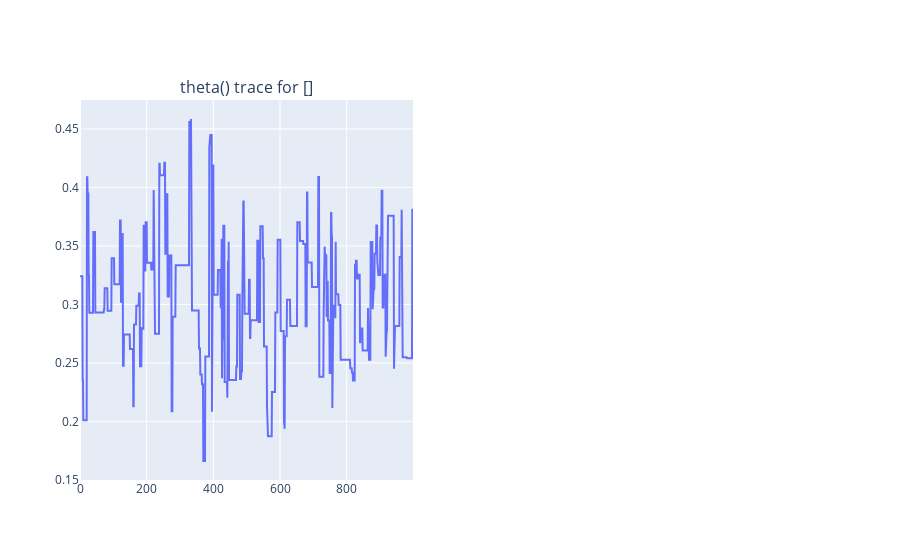
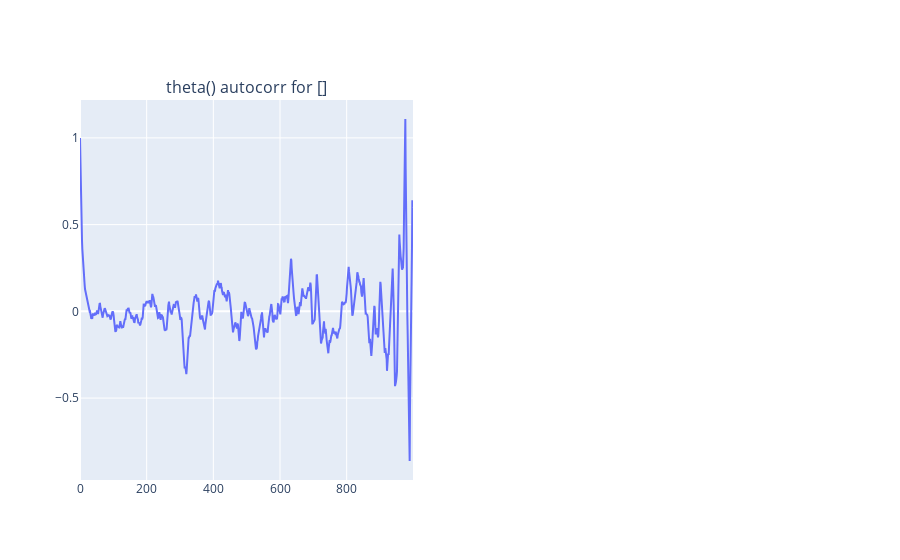
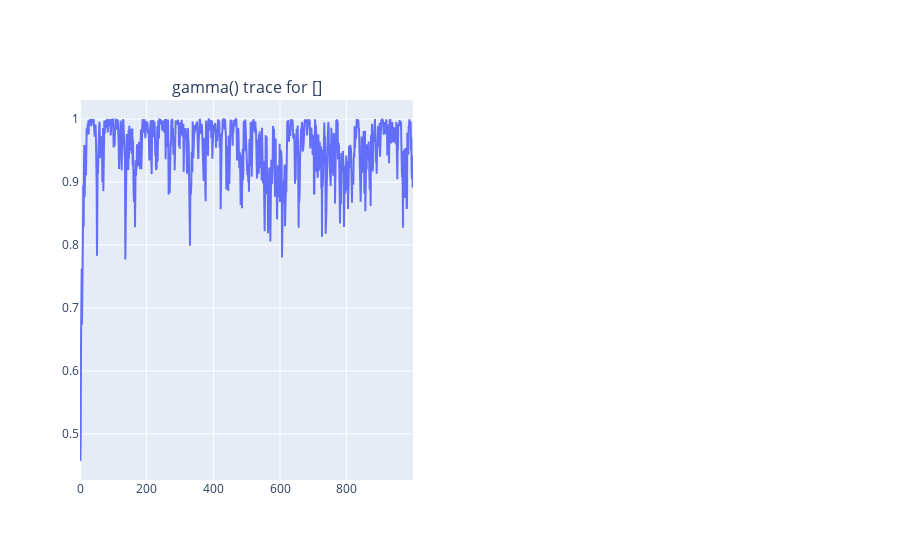
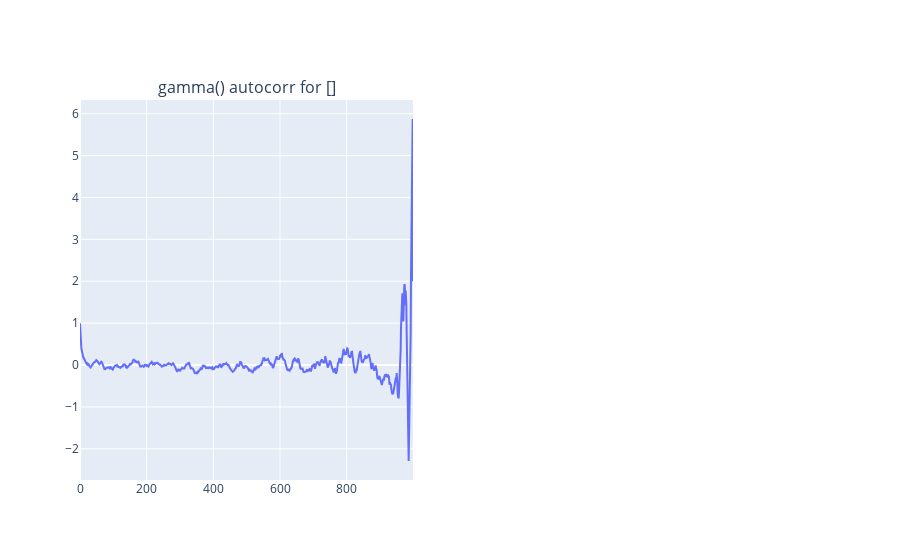

Notebook cell for these charts, in order:
### Code cell
bm.Diagnostics(samples).plot(display=True);

### Figure 1 — Plotly figure (JSON) as saved in the notebook; plotly's stock layout.template omitted (floating-point values rounded to 4 significant figures; data arrays with more than 128 entries replaced by an {"elided": "..."} marker saying what was removed)
{"data": [{"mode": "lines", "name": "chain0", "type": "scatter", "x": {"elided": "1000 int values"}, "xaxis": "x", "y": {"elided": "1000 float values"}, "yaxis": "y"}], "layout": {"annotations": [{"font": {"size": 16}, "showarrow": false, "text": "theta() trace for []", "x": 0.225, "xanchor": "center", "xref": "paper", "y": 1, "yanchor": "bottom", "yref": "paper"}], "xaxis": {"anchor": "y", "domain": [0, 0.45]}, "xaxis2": {"anchor": "y2", "domain": [0.55, 1]}, "yaxis": {"anchor": "x", "domain": [0, 1]}, "yaxis2": {"anchor": "x2", "domain": [0, 1]}}}

### Figure 2 — Plotly figure (JSON) as saved in the notebook; plotly's stock layout.template omitted (floating-point values rounded to 4 significant figures; data arrays with more than 128 entries replaced by an {"elided": "..."} marker saying what was removed)
{"data": [{"mode": "lines", "name": "chain0", "type": "scatter", "x": {"elided": "1000 int values"}, "xaxis": "x", "y": {"elided": "1000 float values"}, "yaxis": "y"}], "layout": {"annotations": [{"font": {"size": 16}, "showarrow": false, "text": "theta() autocorr for []", "x": 0.225, "xanchor": "center", "xref": "paper", "y": 1, "yanchor": "bottom", "yref": "paper"}], "xaxis": {"anchor": "y", "domain": [0, 0.45]}, "xaxis2": {"anchor": "y2", "domain": [0.55, 1]}, "yaxis": {"anchor": "x", "domain": [0, 1]}, "yaxis2": {"anchor": "x2", "domain": [0, 1]}}}

### Figure 3 — Plotly figure (JSON) as saved in the notebook; plotly's stock layout.template omitted (floating-point values rounded to 4 significant figures; data arrays with more than 128 entries replaced by an {"elided": "..."} marker saying what was removed)
{"data": [{"mode": "lines", "name": "chain0", "type": "scatter", "x": {"elided": "1000 int values"}, "xaxis": "x", "y": {"elided": "1000 float values"}, "yaxis": "y"}], "layout": {"annotations": [{"font": {"size": 16}, "showarrow": false, "text": "gamma() trace for []", "x": 0.225, "xanchor": "center", "xref": "paper", "y": 1, "yanchor": "bottom", "yref": "paper"}], "xaxis": {"anchor": "y", "domain": [0, 0.45]}, "xaxis2": {"anchor": "y2", "domain": [0.55, 1]}, "yaxis": {"anchor": "x", "domain": [0, 1]}, "yaxis2": {"anchor": "x2", "domain": [0, 1]}}}

### Figure 4 — Plotly figure (JSON) as saved in the notebook; plotly's stock layout.template omitted (floating-point values rounded to 4 significant figures; data arrays with more than 128 entries replaced by an {"elided": "..."} marker saying what was removed)
{"data": [{"mode": "lines", "name": "chain0", "type": "scatter", "x": {"elided": "1000 int values"}, "xaxis": "x", "y": {"elided": "1000 float values"}, "yaxis": "y"}], "layout": {"annotations": [{"font": {"size": 16}, "showarrow": false, "text": "gamma() autocorr for []", "x": 0.225, "xanchor": "center", "xref": "paper", "y": 1, "yanchor": "bottom", "yref": "paper"}], "xaxis": {"anchor": "y", "domain": [0, 0.45]}, "xaxis2": {"anchor": "y2", "domain": [0.55, 1]}, "yaxis": {"anchor": "x", "domain": [0, 1]}, "yaxis2": {"anchor": "x2", "domain": [0, 1]}}}
